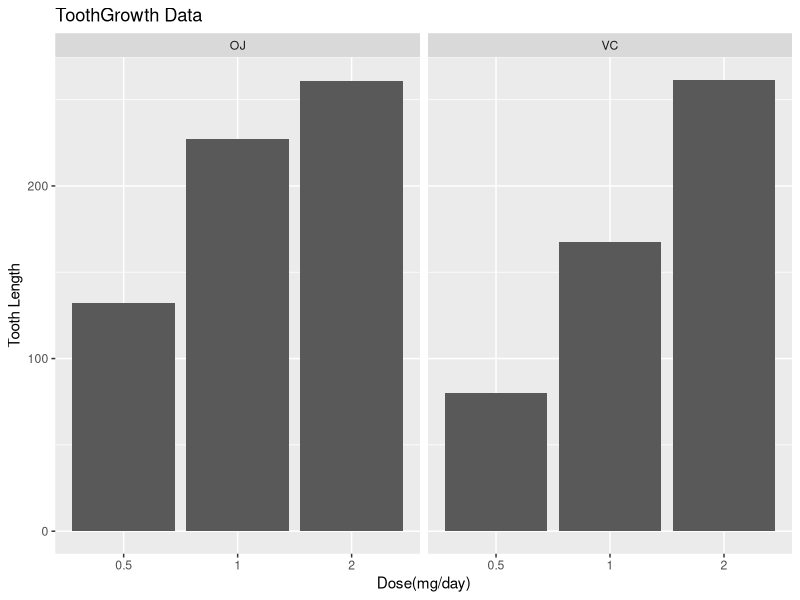

Source code (R):
## ---- chunk 1
library(datasets)
if(!exists("tgdata")){
  tgdata <- ToothGrowth
}
## ---- chunk 2
head(tgdata)
## ---- chunk 3
str(tgdata)
## ---- chunk 4
summary(tgdata)
## ---- chunk 5
library(ggplot2)
ggplot(data=ToothGrowth, aes(x=as.factor(dose), y=len)) +
    geom_bar(stat="identity") +
    facet_grid(. ~ supp) +
    xlab("Dose(mg/day)") +
    ylab("Tooth Length") +
    ggtitle("ToothGrowth Data")        
